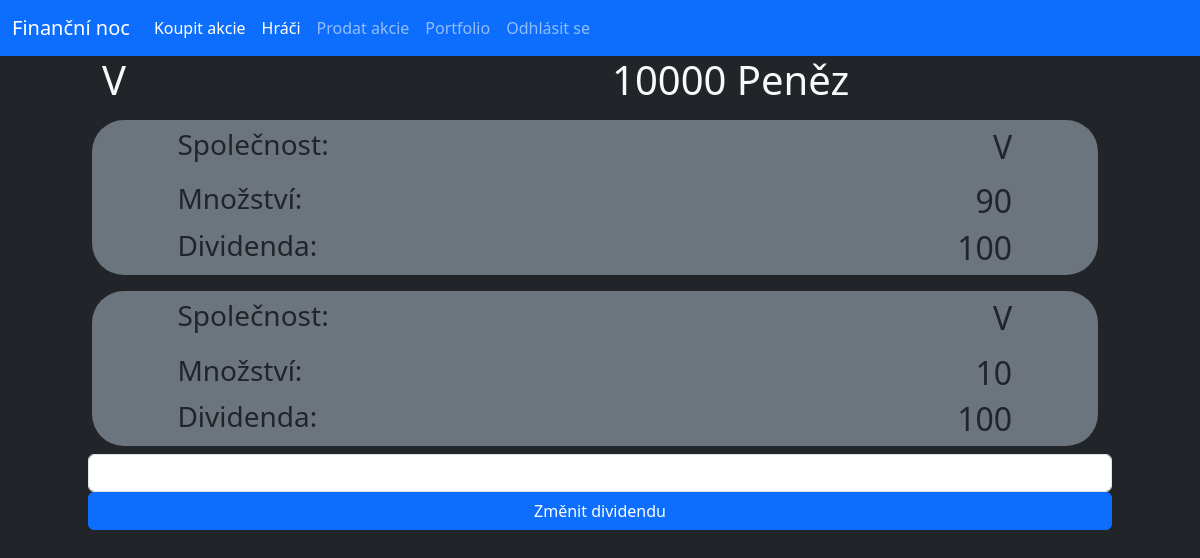
Page /user (signed in) on the earlier database version.
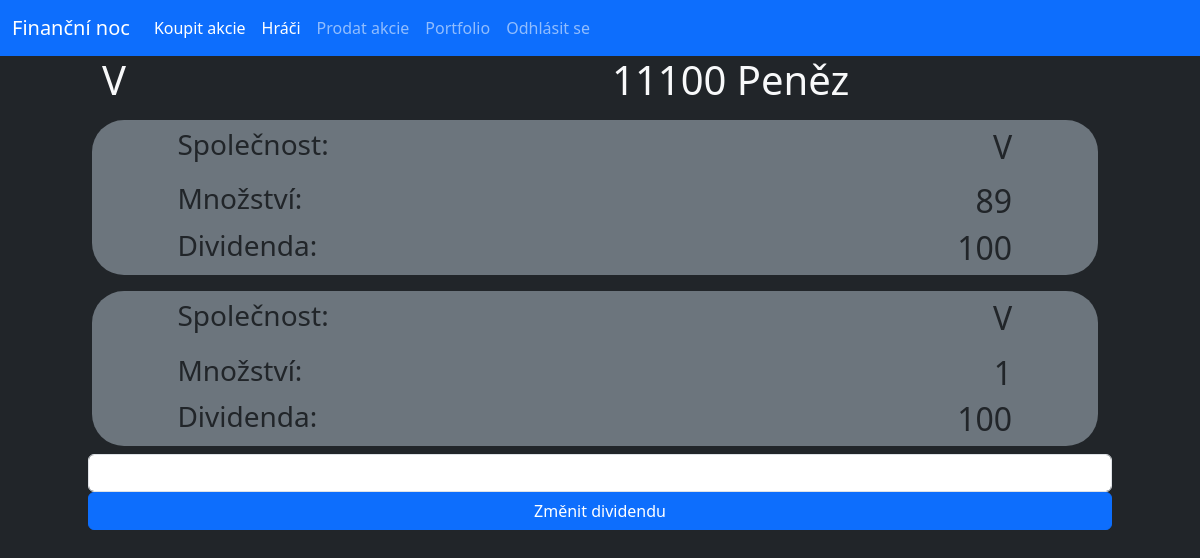
Same page on the later database version.
### database.py (models this page shows, shortened)
class User(db.Model):
    _id = db.Column("id", db.Integer, primary_key=True)
    name = db.Column(db.String(40))
    money = db.Column(db.Integer)
    password = db.Column(db.String(70))

class Stock(db.Model):
    _id = db.Column("id", db.Integer, primary_key=True)
    owner = db.Column(db.String(40))
    name = db.Column(db.String(40))
    percentage = db.Column(db.Integer)
    isSelling = db.Column(db.Boolean)
    dividend = db.Column(db.Integer)

### router.py (the view)
@app.route("/user")
def user():
    if "user" in session:
        usr = session["user"]
        user = User.query.filter_by(name=usr).first()
        stocks = Stock.query.filter_by(owner=usr).all()
        return render_template("user.html", usr=user, logged=True, stocks=stocks)
    else:
        return redirect(url_for("home"))

### templates/user.html
{% extends "main.html" %}
{% block content %}
    <div class="row">
        <div class="col-4 offset-1"><h1 class="text-light">{{usr.name}}</h1></div>
        <div class="col-4 offset-1"><h1 class="text-light">{{usr.money}} Peněz</h1></div>
    </div>
    {% for stock in stocks%}
    <div class="row py-2">
        <div class="col-offset-1 col-11">
            <div class="conteiner offset-1 bg-secondary rounded-5">
                <div class="row py-2">
                    <div class="col-4 offset-1"><h3>Společnost:</h3></div>
                    <div class="col-6"><h2 class="text-end">{{stock.name}}</h2></div>
                </div>
                <div class="row">
                    <div class="col-4 offset-1"><h3>Množství:</h3></div>
                    <div class="col-6"><h2 class="text-end">{{stock.percentage}}</h2></div>
                </div>
                <div class="row">
                    <div class="col-4 offset-1"><h3>Dividenda:</h3></div>
                    <div class="col-6"><h2 class="text-end">{{stock.dividend}}</h2></div>
                </div>
            </div>
        </div>
    </div>
    {% endfor %}
    <div class="col-10 offset-1">
        <form action="changedividend" method="POST">
            <div class="row">
                <input type="text" name="dividend" id="dividend" class="form-control">
            </div>
            <div class="row">
                <button type="submit" class="btn btn-primary">Změnit dividendu</button>
            </div>
        </form>
    </div>
{% endblock%}

### templates/main.html (shortened to what this page needs)
<!doctype html>
<html lang="en">
  <head>
    <link href="https://cdn.jsdelivr.net/npm/bootstrap@5.3.3/dist/css/bootstrap.min.css" rel="stylesheet">
  </head>
  <body class="bg-dark">
    <nav class="navbar navbar-expand-lg bg-primary navbar-dark">
        <div class="container-fluid">
          <a class="navbar-brand" href="/">Finanční noc</a>
          <div class="collapse navbar-collapse" id="navbarNav">
            <ul class="navbar-nav">
                <li class="nav-item">
                    <a class="nav-link active" aria-current="page" href="/buy">Koupit akcie</a>
                </li>
                <li class="nav-item">
                  <a class="nav-link active" aria-current="page" href="/players">Hráči</a>
                </li>
                <li class="nav-item">
                    <a class="nav-link" href="/sell">Prodat akcie</a>
                </li>
                <li class="nav-item">
                    <a class="nav-link" href="/user">Portfolio</a>
                </li>
                {% if logged %}
                <li class="nav-item">
                  <a class="nav-link" href="/logout">Odhlásit se</a>
                {% else %}
                <li class="nav-item">
                  <a class="nav-link" href="/login">Přihlásit se</a>
                {%endif%}
              </li>
            </ul>
          </div>
        </div>
      </nav>
      {% block content %} {% endblock%}
  </body>
</html>

Differences in the rows shown:
no longer on this page (row edited): Stock: name "V", percentage "10", dividend "100"
changed User: money "10000" → "11100"
changed Stock (number 1 of 2 on the later page): percentage "90" → "89"
added Stock: name "V", percentage "1", dividend "100"
